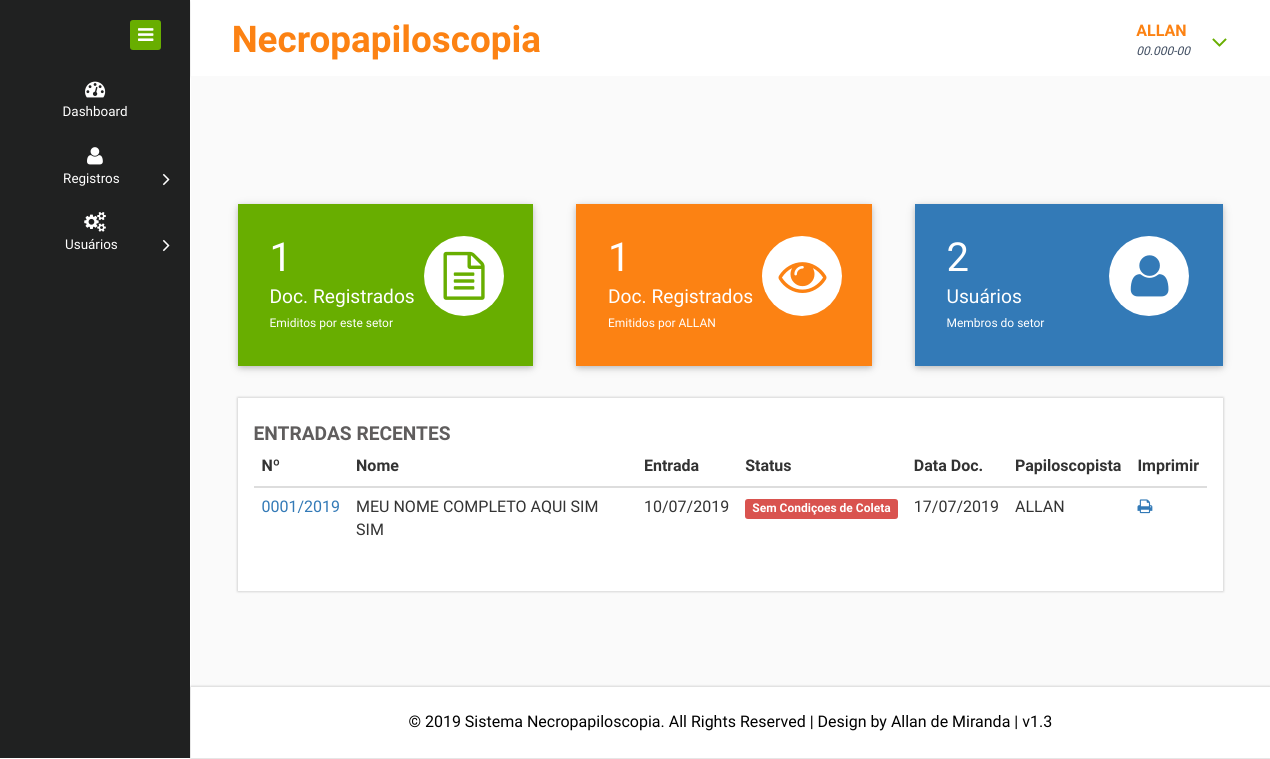
/index.php (signed in), run on the app's committed database.
### tables this page shows
CREATE TABLE `documentos` (
  `id` bigint(255) UNSIGNED NOT NULL,
  `perito` varchar(100) NOT NULL,
  `numero_nic` varchar(100) NOT NULL,
  `data_entrada` date NOT NULL,
  `cadaver_informacao` varchar(100) NOT NULL,
  `data_fato` date NOT NULL,
  `procedencia_bairro` varchar(100) NOT NULL,
  `procedencia_cidade` varchar(100) NOT NULL,
  `procedencia_uf` varchar(100) NOT NULL,
  `cadaver_situacao` varchar(100) NOT NULL,
  `numero_guia` varchar(100) NOT NULL,
  `causa_morte` varchar(100) NOT NULL,
  `destino_exame` varchar(100) NOT NULL,
  `numero_sei` varchar(100) NOT NULL,
  `status_coleta` tinyint(1) NOT NULL,
  `nome_completo` varchar(100) DEFAULT NULL,
  `nome_pai` varchar(100) DEFAULT NULL,
  `nome_mae` varchar(100) DEFAULT NULL,
  `naturalidade_cidade` varchar(100) DEFAULT NULL,
  `naturalidade_uf` varchar(100) DEFAULT NULL,
  `data_nascimento` date DEFAULT NULL,
  `docuemnto_tipo` varchar(100) DEFAULT NULL,
  `docuemnto_numero` varchar(100) DEFAULT NULL,
  `docuemnto_orgao` varchar(100) DEFAULT NULL,
  `docuemnto_uf` varchar(100) DEFAULT NULL,
  `observacoes` varchar(500) DEFAULT NULL,
  `data_formulario` date DEFAULT NULL
);

### index.php (the view, shortened to what this page needs)
<!DOCTYPE HTML>
<html>
<?php include 'head.php'; ?>
<body>
	<div class="page-container">
		<div class="left-content">
			<div class="mother-grid-inner">
				<?php include 'nav.php'; ?>
				<div class="inner-block">
					<div class="market-updates">
						<div class="col-md-4 market-update-gd">
							<div class="market-update-block clr-block-1">
								<div class="col-md-8 market-update-left">
									<?php
									$servername = $_SG['servidor'];
									$username = $_SG['usuario'];
									$password = $_SG['senha'];
									$dbname = $_SG['banco'];
									$conn = mysqli_connect($servername, $username, $password, $dbname);
									$sql = "SELECT id FROM documentos";
									$result = mysqli_query($conn, $sql);
									?>
									<h3>
										<?php
										echo mysqli_num_rows($result);
										?>
									</h3>
									<h4>Doc. Registrados</h4>
									<p>Emiditos por este setor</p>
								</div>
								<div class="col-md-4 market-update-right">
									<i class="fa fa-file-text-o"> </i>
								</div>
								<div class="clearfix"> </div>
							</div>
						</div>
						<div class="col-md-4 market-update-gd">
							<div class="market-update-block clr-block-2">
								<div class="col-md-8 market-update-left">
									<?php
									$servername = $_SG['servidor'];
									$username = $_SG['usuario'];
									$password = $_SG['senha'];
									$dbname = $_SG['banco'];
									$conn = mysqli_connect($servername, $username, $password, $dbname);
									$sql = "SELECT id FROM documentos WHERE perito='" . $_SESSION['usuarioNome'] . "'";
									$result = mysqli_query($conn, $sql);
									?>
									<h3>
										<?php
										echo mysqli_num_rows($result);
										?>
									</h3>
									<h4>Doc. Registrados</h4>
									<p>Emitidos por <?php echo $_SESSION['usuarioNome']; ?></p>
								</div>
								<div class="col-md-4 market-update-right">
									<i class="fa fa-eye"> </i>
								</div>
								<div class="clearfix"> </div>
							</div>
						</div>
						<div class="col-md-4 market-update-gd">
							<div class="market-update-block clr-block-3">
								<div class="col-md-8 market-update-left">
									<?php
									$servername = $_SG['servidor'];
									$username = $_SG['usuario'];
									$password = $_SG['senha'];
									$dbname = $_SG['banco'];
									$conn = mysqli_connect($servername, $username, $password, $dbname);
									$sql = "SELECT id FROM usuarios";
									$result = mysqli_query($conn, $sql);
									?>
									<h3>
										<?php
										echo mysqli_num_rows($result);
										?>
									</h3>
									<h4>Usuários</h4>
									<p>Membros do setor</p>
								</div>
								<div class="col-md-4 market-update-right">
									<i class="fa fa-user"> </i>
								</div>
								<div class="clearfix"> </div>
							</div>
						</div>
					</div>
					<div class="chit-chat-layer1">
						<div class="col-md-12 chit-chat-layer1-left">
							<div class="work-progres">
								<div class="chit-chat-heading">
									Entradas Recentes
								</div>
								<div class="table-responsive">
									<table class="table table-hover">
										<thead>
											<tr>
												<th>Nº</th>
												<th>Nome</th>
												<th>Entrada</th>
												<th>Status</th>
												<th>Data Doc.</th>
												<th>Papiloscopista</th>
												<th>Imprimir</th>
											</tr>
										</thead>
										<tbody>
											<?php
											$servername = $_SG['servidor'];
											$username = $_SG['usuario'];
											$password = $_SG['senha'];
											$dbname = $_SG['banco'];
											$conn = mysqli_connect($servername, $username, $password, $dbname);
											$sql = "SELECT * FROM documentos WHERE perito='" . $_SESSION['usuarioNome'] . "' ORDER BY id DESC";
											$result = mysqli_query($conn, $sql);
											if (mysqli_num_rows($result) > 0) {
												while ($row = mysqli_fetch_assoc($result)) {
													echo "<tr>";
													$data_entrada_ex = explode("-", $row["data_entrada"]);
													echo "<td><a href='perfilDocumento.php?protocolo=".$row["id"]."'>" . str_pad($row["id"], 4, '0', STR_PAD_LEFT) . "/" . $data_entrada_ex[0] . "</a></td>";
													if ($row["nome_completo"] == "") {
														echo "<td> - </td>";
													} else {
														echo "<td>" . $row["nome_completo"] . "</td>";
													}
													echo "<td>" . $data_entrada_ex[2] . "/" . $data_entrada_ex[1] . "/" . $data_entrada_ex[0] . "</td>";
													if ($row["status_coleta"] == 1) {
														echo '<td><span class="label label-danger">Sem Condiçoes de Coleta</span></td>';
														$data_entrada_ex = explode("-", $row["data_formulario"]);
														echo '<td>' . $data_entrada_ex[2] . "/" . $data_entrada_ex[1] . "/" . $data_entrada_ex[0] . '</td>';
														echo "<td>" . $row["perito"] . "</td>";
														echo '<td><a href="parecerInformativo.php?protocolo=' . $row["id"] . '" target="_blank"><i class="fa fa-print"></i></a></td>';
													}
													echo "</tr>";
												}
											} else {
											}
											?>
										</tbody>
									</table>
								</div>
							</div>
						</div>
					</div>
				</div>
				<?php include 'footer.php'; ?>
			</div>
		</div>
		<?php include 'menu.php'; ?>
	</div>
</body>
</html>

### data on the page
documentos: id "0001", data_entrada "2019", nome_completo "MEU NOME COMPLETO AQUI SIM SIM", data_entrada "10", data_entrada "07", data_formulario "17", data_formulario "07", data_formulario "2019", perito "ALLAN"

### other printed values
$_SESSION['usuarioNome'] "ALLAN"
$_SESSION['usuarioMatricula'] "00.000-00"
mysqli_num_rows($result) "1"
mysqli_num_rows($result) "2"
